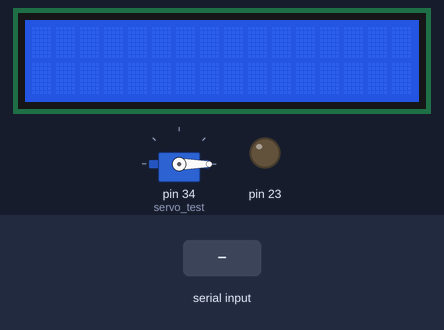
The sketch below on a simulated Arduino Mega 2560, built with avr-gcc and run on an emulated ATmega2560. On the bench: 16×2 character LCD, servo, output pins drawn as LEDs (lit = HIGH). The inputs (shaded band) are chosen by the test bench. What the sketch prints to the serial monitor is not drawn.

Above: at 1.2 s.
1.3 s: "90,45\n" received over the second serial link
At 5.1 s:
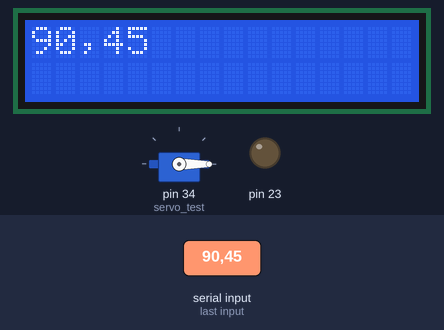
At 6.4 s:
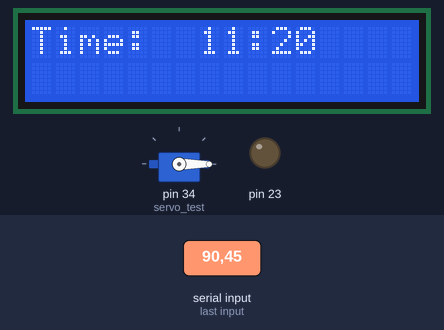
Timing chart, 0 to 7.9 s (numbered marks = the images above; inputs shaded):
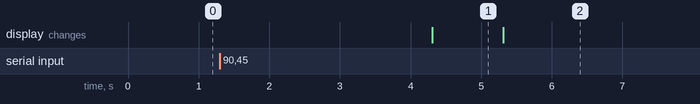

Measured:
- after the input at 1.3 s, the display: changes after 3.0 s (image 1)
- what the display in image 1 shows lasts 1.0 s, from 4.3 s to 5.3 s

The sketch:

cattle_feeder.ino
```cpp
#include <DS3231.h>
#include <Servo.h>
#include <LiquidCrystal.h>
#include <Keypad.h>
#include<AFMotor.h>
AF_DCMotor motor1(1, MOTOR12_1KHZ);
AF_DCMotor motor2(2, MOTOR12_1KHZ);
AF_DCMotor motor3(3, MOTOR34_1KHZ);
AF_DCMotor motor4(4, MOTOR34_1KHZ);
#define LEFT_SENSOR A10 // connect the Left sensor with analog pin A0
#define RIGHT_SENSOR A15// connect the Right sensor with analog pin A1

LiquidCrystal lcd(22, 24, 26, 28, 30, 32);
int Contrast = 75;
//const byt e ROWS = 4; // Four rows
//const byte COLS = 4; // Three columns
//
//// Define the Keymap
//
//char keys[ROWS][COLS] = {
//
//  {'1','2','3','A'},
//
//  {'4','5','6','B'},
//
//  {'7','8','9','C'},
//
//  {'*','0','#','D'}
//
//};
//
//// Connect keypad ROW0, ROW1, ROW2 and ROW3 to these Arduino pins.
//
//byte rowPins[ROWS] = { 2, 3, 4, 5 };
//
//// Connect keypad COL0, COL1 and COL2 to these Arduino pins.
//
//byte colPins[COLS] = { 6, 7, 8, 9 };
//
////  Create the Keypad
//  Keypad kpd = Keypad( makeKeymap(keys), rowPins, colPins, ROWS, COLS );
//
//
//
//DS3231  rtc(SDA, SCL);
Servo servo_test;      //initialize a servo object for the connected servo


//int angle = 0;
// int potentio = A0;      // initialize the A0analog pin for potentiometer
int t1, t2, t3, t4, t5, t6;
int f1, f2, f3, f4, f5, f6;


boolean feed = true; // condition for alarm

char key;
int r[6];

void setup()
{ Serial.begin(9600);
  Serial1.begin(9600);
  lcd.begin(16, 2);
  //  rtc.begin();
  servo_test.attach(34);   // attach the signal pin of servo to pin9 of arduino
  analogWrite(23, Contrast);
  servo_test.write(0);

  pinMode(RIGHT_SENSOR, INPUT); // initialize Right sensor as an inut
  pinMode(LEFT_SENSOR, INPUT); // initialize Left sensor as as input
}

void loop()
{
  lcd.setCursor(0, 0);

  if (Serial1.available() > 0)  // Checks whether data is comming from the serial port
  { String f = "";
    f = Serial1.readString(); // Reads the data from the serial port

    f1 = f.charAt(0) - 48;
    f2 = f.charAt(1) - 48;
    f3 = f.charAt(3) - 48;
    f4 = f.charAt(4) - 48;
    //    f5 = f.charAt(6) - 48;
    //    f6 = f.charAt(7) - 48;
    Serial.print(f);
    delay(1000);
    //setFeedingTime();
    delay(1000);
    lcd.println(f);
    delay(1000);
    lcd.clear();


    //Serial.println(buttonPress);

    lcd.print("Time:  ");
    String t = "11:20";
    //    t = rtc.getTimeStr();
    t1 = t.charAt(0);
    t2 = t.charAt(1) ;
    t3 = t.charAt(3) ;
    t4 = t.charAt(4) ;
    //  t5 = t.charAt(6) - 48;
    //    t6 = t.charAt(7) - 48;

    lcd.print(t);
    delay(1000);
    //    Serial.print(rtc.getTimeStr());
    lcd.setCursor(0, 1);

    Serial.println(f[0]);
    Serial.println(f[1]);
    Serial.println(f[3]);
    Serial.println(f[4]);
    if ('1' == f[0] && '2' == f[1] && '3' == f[3] && '4' == f[4] )
    {
      Serial.print("sda");
      //if(analogRead(RIGHT_SENSOR)<=50 && analogRead(LEFT_SENSOR)<=50) //compare both sensor value to set the directionc

      //      Serial.print(analogRead(RIGHT_SENSOR));
      motor1.run(FORWARD); // run motor1 clockwise
      motor1.setSpeed(255); // set motor1 speed 50 percent
      motor2.run(FORWARD); // run motor2 clockwise
      motor2.setSpeed(255); // set motor2 speed 50 percent
      motor3.run(FORWARD); // run motor3 clockwise
      motor3.setSpeed(255); // set motor3 speed 50 percent
      motor4.run(FORWARD); // run motor4 clockwise
      // set motor4 speed 50 percent
      for (int pos = 0; pos <= 180; pos += 1) { // goes from 0 degrees to 180 degrees
        // in steps of 1 degree
        servo_test.write(pos);              // tell servo to go to position in variable 'pos'
        delay(15);                       // waits 15ms for the servo to reach the position
      }
      for (int pos = 180; pos >= 0; pos -= 1) { // goes from 180 degrees to 0 degrees
        servo_test.write(pos);              // tell servo to go to position in variable 'pos'
        delay(15);                       // waits 15ms for the servo to reach the position
      }


      //      if (!analogRead(RIGHT_SENSOR) <= 50 && !analogRead(LEFT_SENSOR) <= 50) //compare both sensor value to set the direction
      //      {
      //        //stop all the motors
      //        motor1.run(RELEASE);
      //        motor2.run(RELEASE);
      //        motor3.run(RELEASE);
      //        motor4.run(RELEASE);
      //
      //        servo_test.write(55);
      //
      //      }

    }
  }
}


//void setFeedingTime()
//{
//  feed = true;
//  int i = 0;
//
//  lcd.clear();
//  lcd.setCursor(0, 0);
//  lcd.print("Set feeding Time");
//  lcd.clear();
//  lcd.print("HH:MM");
//  lcd.setCursor(0, 1);
//
//
//
//}
```
